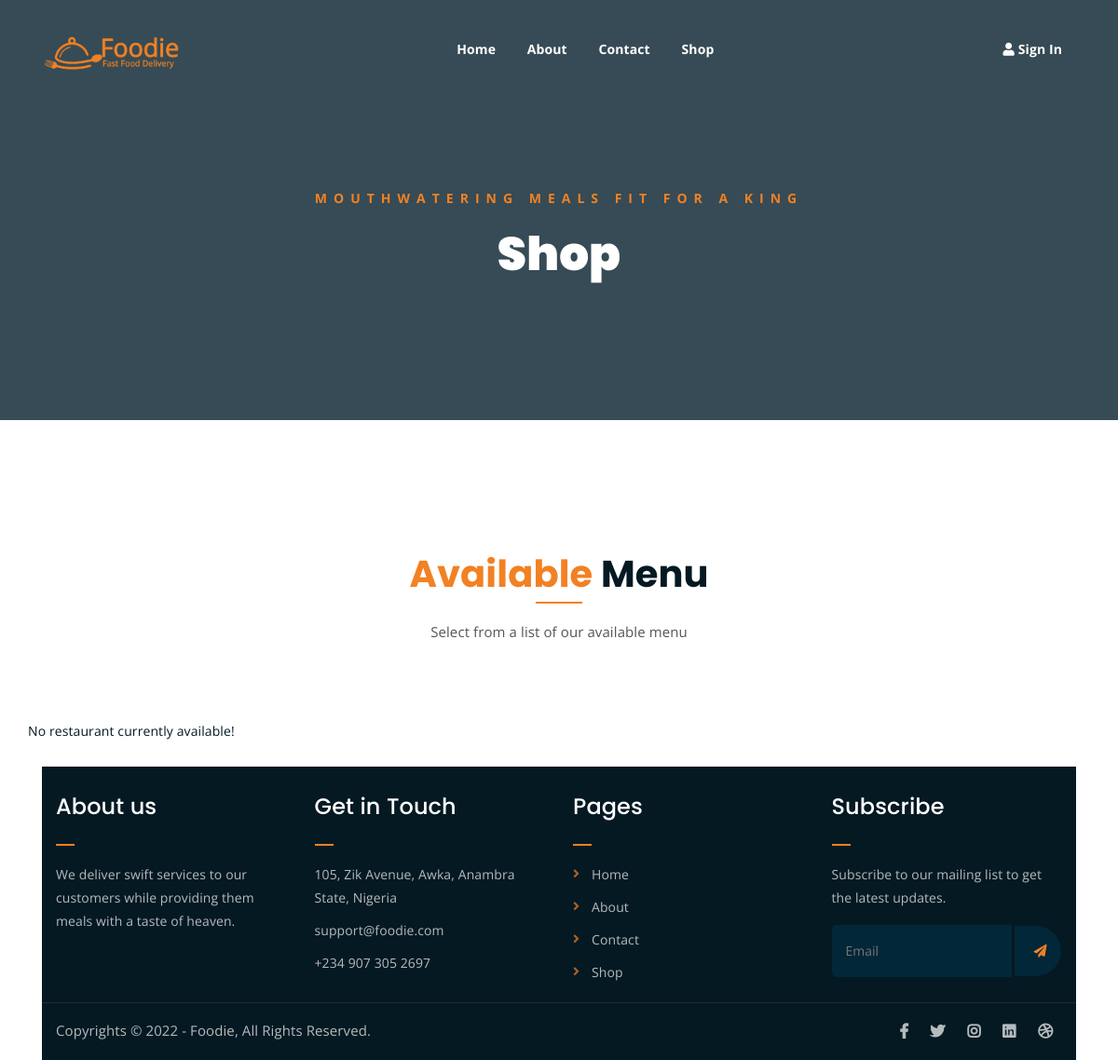
The page /shop2.php?userid=RES264 on the database as committed earlier.
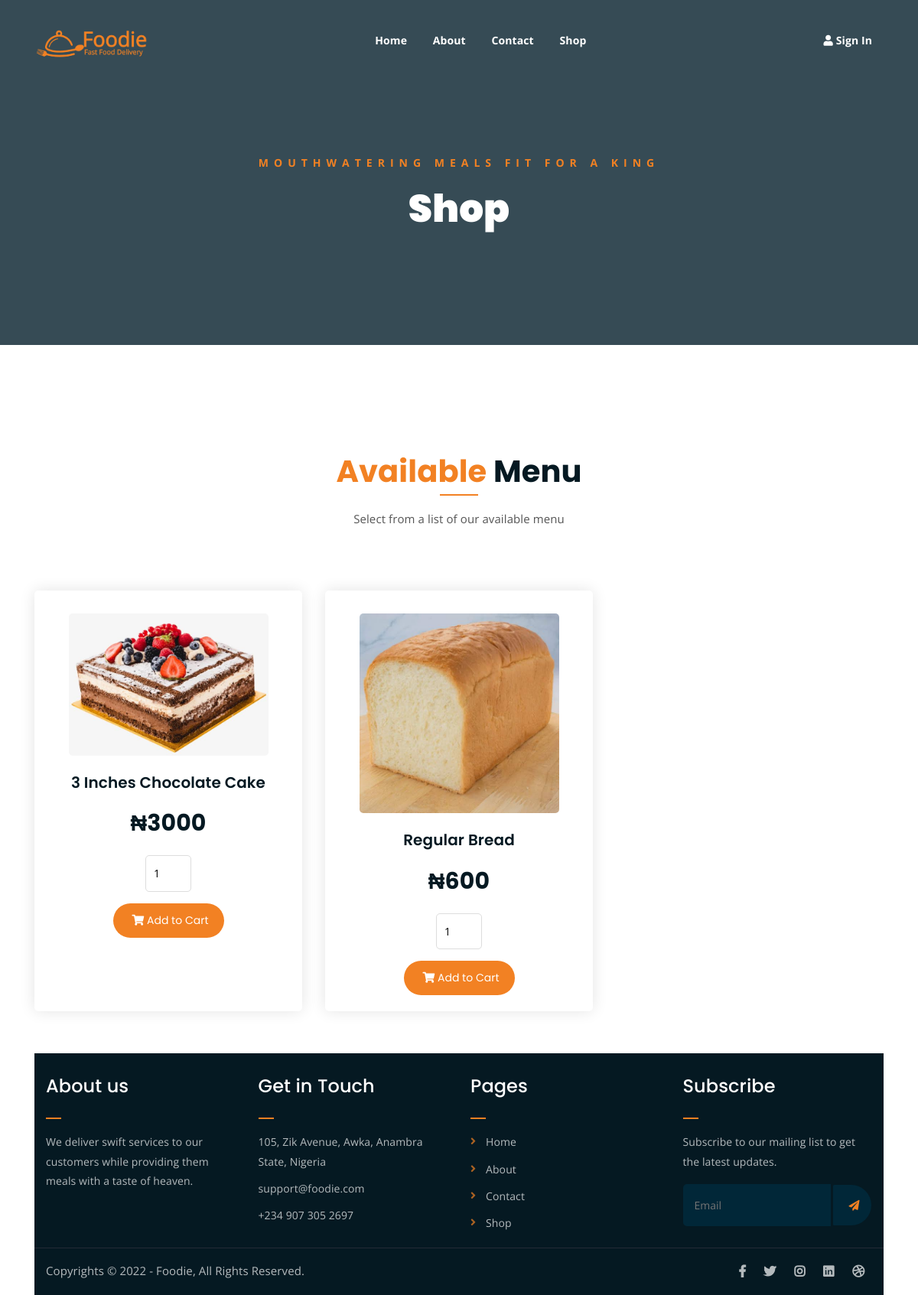
The same page on the database as committed later.
### tables this page shows
CREATE TABLE `menu` (
  `id` int(11) NOT NULL,
  `menuid` varchar(150) NOT NULL,
  `name` varchar(210) NOT NULL,
  `pic` varchar(250) NOT NULL,
  `price` int(11) NOT NULL,
  `userid` varchar(100) NOT NULL,
  `updated_at` timestamp NOT NULL DEFAULT current_timestamp() ON UPDATE current_timestamp()
);

### shop2.php (the view, shortened to what this page needs)
<?php
include ('header.php');
?>
	<div class="breadcrumb-section breadcrumb-bg">
		<div class="container">
			<div class="row">
				<div class="col-lg-8 offset-lg-2 text-center">
					<div class="breadcrumb-text">
						<p>mouthwatering meals fit for a king </p>
						<h1>Shop</h1>
					</div>
				</div>
			</div>
		</div>
	</div>
	<div class="product-section mt-150 mb-150">
		<div class="container">
			<div class="row">
				<div class="col-lg-8 offset-lg-2 text-center">
					<div class="section-title">
						<h3><span class="orange-text">Available</span> Menu</h3>
						<p>Select from a list of our available menu</p>
					</div>
				</div>
			</div>
			<div class="row">
			<?php
			require 'connection.php';
			$config = new mysqli ($host, $user, $pwd, $database);
			if(isset($_GET['userid'])){
				$userid = $_GET['userid'];
				$query2  = "SELECT * FROM menu WHERE userid = '$userid' ORDER BY name ASC";
                $result2 = $config->query($query2);
                if($result2->num_rows == 0){
                  echo "No restaurant currently available!";
                }else{
                  while($row = $result2 -> fetch_array()){?>
				<div class="col-lg-4 col-md-6 text-center">
					<div class="single-product-item">
						<form method ="POST" action="cart.php?action=add&id=<?php echo $row["menuid"]; ?>">
						<div class="product-image">
						<?php echo "<a href='#'><img src="."assets/img/".$row['pic']."></a>"; ?></div>
						<h3><?php echo $row['name']?></h3>
						<p class="product-price">&#8358;<?php echo $row['price']?></p>
						<input type="number"  min="1" max="25" name="quantity" class="product-price" value="1" style="width: 60px;"> </h5>
						<br>
						<button type="submit" class="cart-btn" ><i class='fas fa-shopping-cart'></i> Add to Cart</button>
					</div>
				</div>
			<?php
				}
		}
	}
	?>
	</div>
		<?php
include ('footer.php');
?>

### header.php (shortened to what this page needs)
<?php
  $url = $_SERVER['PHP_SELF'];
?>
<!DOCTYPE html>
<html lang="en">
<head>
	<link rel="stylesheet" href="assets/css/all.min.css">
	<link rel="stylesheet" href="assets/bootstrap/css/bootstrap.min.css">
	<link rel="stylesheet" href="assets/css/owl.carousel.css">
	<link rel="stylesheet" href="assets/css/magnific-popup.css">
	<link rel="stylesheet" href="assets/css/animate.css">
	<link rel="stylesheet" href="assets/css/meanmenu.min.css">
	<link rel="stylesheet" href="assets/css/main.css">
	<link rel="stylesheet" href="assets/css/responsive.css">
</head>
<body>
	<div class="top-header-area" id="sticker">
		<div class="container">
			<div class="row">
				<div class="col-lg-12 col-sm-12 text-center">
					<div class="main-menu-wrap">
						<div class="site-logo">
							<a href="index.php">
								<img src="assets/img/logo.png" alt="">
							</a>
						</div>
						<nav class="main-menu">
							<ul>
              <li><a href="index.php" class="<?php echo str_ends_with($url, '/index.php') ? 'current-list-item' : '' ?>"> Home</a></li>
        			<li><a href="about.php" class="<?php echo str_ends_with($url, '/about.php') ? 'current-list-item' : '' ?>"> <span>About</span></a></li>
              <li><a href="contact.php" class="<?php echo str_ends_with($url, '/contact.php') ? 'current-list-item' : '' ?>"> Contact</a></li>
              <li><a href="shop.php" class="<?php echo str_ends_with($url, '/shop.php') ? 'current-list-item' : '' ?>"> Shop</a></li>
								<?php
if(isset($_SESSION['user'])){
?><li><a href="profile.php" class="<?php echo str_ends_with($url, '/profile.php') ? 'current-list-item' : '' ?>"> Profile</a></li>
</li>
								<li>
									<div class="header-icons">
										<a class="<?php echo str_ends_with($url, '/logout.php') ? 'current-list-item' : '' ?>" href="logout.php"><i class="fas fa-power-off"></i> Logout</a>
										</div>
								</li>
							</ul><?php
}else{?>	<li>
<div class="header-icons">
	<a class="<?php echo str_ends_with($url, '/signin.php') ? 'current-list-item' : '' ?>" href="signin.php"><i class="fas fa-user"></i> Sign In</a>
	</div>
</li>
</ul>
<?php
}
?>
						</nav>
					</div>
				</div>
			</div>
		</div>
	</div>

### footer.php (shortened to what this page needs)
<br/>
	<div class="footer-area">
		<div class="container">
			<div class="row">
				<div class="col-lg-3 col-md-6">
					<div class="footer-box about-widget">
						<h2 class="widget-title">About us</h2>
						<p>We deliver swift services to our customers while providing them meals with a taste of heaven.</p>
					</div>
				</div>
				<div class="col-lg-3 col-md-6">
					<div class="footer-box get-in-touch">
						<h2 class="widget-title">Get in Touch</h2>
						<ul>
							<li>105, Zik Avenue, Awka, Anambra State, Nigeria</li>
							<li>support@foodie.com</li>
							<li>+234 907 305 2697</li>
						</ul>
					</div>
				</div>
				<div class="col-lg-3 col-md-6">
					<div class="footer-box pages">
						<h2 class="widget-title">Pages</h2>
						<ul>
							<li><a href="index.php">Home</a></li>
							<li><a href="about.php">About</a></li>
							<li><a href="contact.php">Contact</a></li>
							<li><a href="shop.php">Shop</a></li>
						</ul>
					</div>
				</div>
				<div class="col-lg-3 col-md-6">
					<div class="footer-box subscribe">
						<h2 class="widget-title">Subscribe</h2>
						<p>Subscribe to our mailing list to get the latest updates.</p>
						<form action="index.html">
							<input type="email" placeholder="Email">
							<button type="submit"><i class="fas fa-paper-plane"></i></button>
						</form>
					</div>
				</div>
			</div>
		</div>
	</div>
	<div class="copyright">
		<div class="container">
			<div class="row">
				<div class="col-lg-6 col-md-12">
					<p>Copyrights &copy; 2022 - Foodie,  All Rights Reserved.</p>
				</div>
				<div class="col-lg-6 text-right col-md-12">
					<div class="social-icons">
						<ul>
							<li><a href="#" target="_blank"><i class="fab fa-facebook-f"></i></a></li>
							<li><a href="#" target="_blank"><i class="fab fa-twitter"></i></a></li>
							<li><a href="#" target="_blank"><i class="fab fa-instagram"></i></a></li>
							<li><a href="#" target="_blank"><i class="fab fa-linkedin"></i></a></li>
							<li><a href="#" target="_blank"><i class="fab fa-dribbble"></i></a></li>
						</ul>
					</div>
				</div>
			</div>
		</div>
	</div>
</body>
</html>

Rows that differ between the two databases and show on the page:
added menu: pic (picture), name "3 Inches Chocolate Cake", price "3000"
added menu: pic (picture), name "Regular Bread", price "600"
Other text that changed with them:
text no longer shown: "No restaurant currently available!"
